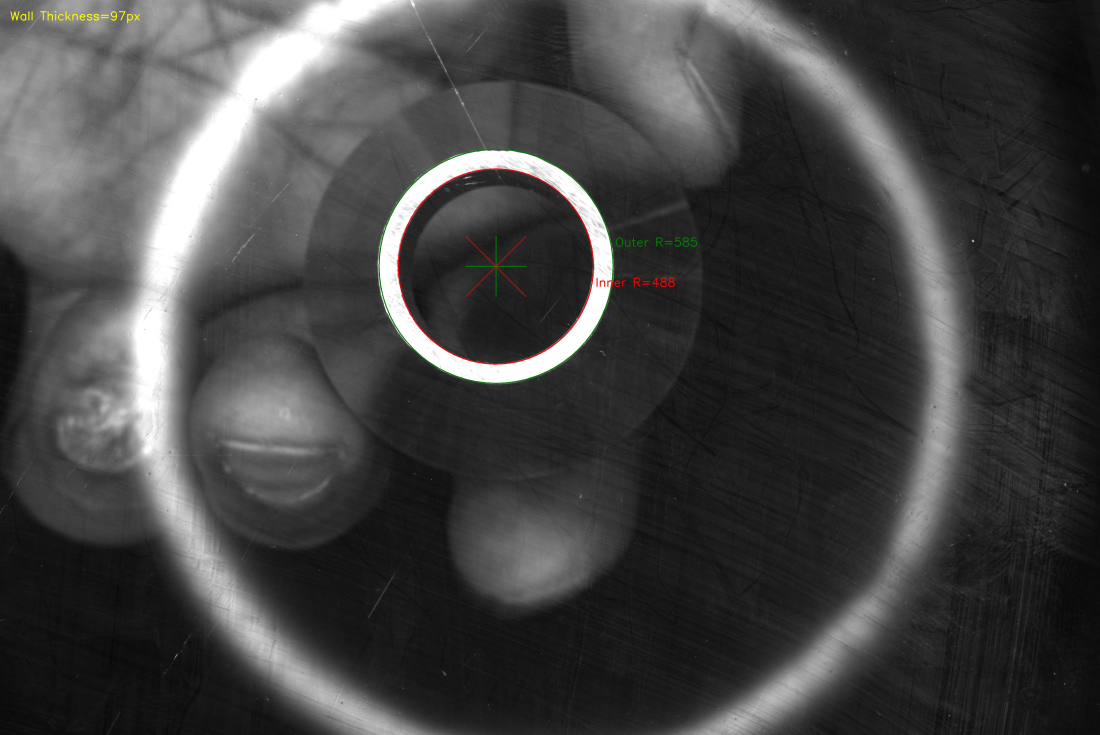
#> input picture result_pipe_detection.jpg, 5496 x 3672 px (shown at 1/5 size); its folder holds only this picture in this run
$ python main.py --input result_pipe_detection.jpg
#> lines starting #> are read from the running program, lines starting #| are printed output that depends on the picture; after the words box and inside, x2 and y2 are one past the last pixel; in counts of white or black regions, pixels touching at a corner belong together; long printed decimals are rounded
import argparse
import csv
import sys
from pathlib import Path

import cv2
import matplotlib.pyplot as plt
import numpy as np
from scipy.signal import find_peaks

# =============================================================================
# 1. 基础算法与工具函数
# =============================================================================

def fit_circle_from_3points(points):
    """
    根据三个点拟合一个圆。

    Args:
        points: 包含3个点的列表或数组，每个点为 (y, x) 格式。

    Returns:
        tuple: (xc, yc, r) 圆心坐标和半径。如果三点共线无法拟合，返回 None。
    """
    if len(points) != 3:
        return None

    # 提取坐标 (y, x)
    y1, x1 = points[0]
    y2, x2 = points[1]
    y3, x3 = points[2]

    # 检查是否共线
    area = abs((x2 - x1) * (y3 - y1) - (x3 - x1) * (y2 - y1))
    if area < 1e-6:
        return None

    # 计算圆心
    A = x2 - x1
    B = y2 - y1
    C = x3 - x1
    D = y3 - y1
    E = A * (x1 + x2) + B * (y1 + y2)
    F = C * (x1 + x3) + D * (y1 + y3)
    G = 2 * (A * (y3 - y2) - B * (x3 - x2))

    if abs(G) < 1e-6:
        return None

    xc = (D * E - B * F) / G
    yc = (A * F - C * E) / G
    r = np.sqrt((x1 - xc)**2 + (y1 - yc)**2)

    return xc, yc, r


def fit_circle_least_squares(points):
    """
    使用最小二乘法拟合圆。

    Args:
        points: Nx2 的数组，点坐标为 (y, x)。

    Returns:
        tuple: (xc, yc, r) 圆心坐标和半径。拟合失败返回 None。
    """
    y = points[:, 0]
    x = points[:, 1]

    # 构造线性方程组 Ax = b
    A = np.column_stack([x, y, np.ones_like(x)])
    b = x**2 + y**2

    try:
        params, _, _, _ = np.linalg.lstsq(A, b, rcond=None)
        xc = params[0] / 2
        yc = params[1] / 2
        r = np.sqrt(params[2] + xc**2 + yc**2)
        return xc, yc, r
    except Exception:
        return None


def ransac_circle_fit(points, max_iterations=1000, threshold=3.0, min_inliers_ratio=0.6):
    """
    使用 RANSAC (随机抽样一致) 算法拟合圆，以剔除离群点干扰。

    Args:
        points: Nx2 array, 输入点集 (y, x)。
        max_iterations: RANSAC 最大迭代次数。
        threshold: 内点判定的距离阈值（像素）。
        min_inliers_ratio: 判定模型有效的最小内点比例。

    Returns:
        tuple: (x_center, y_center, radius, inliers_mask)。
               如果未找到合适模型，返回 None。
    """
    if len(points) < 3:
        return None

    best_circle = None
    best_inliers = None
    best_inlier_count = 0
    best_iteration = None

    n_points = len(points)
    min_inliers = int(n_points * min_inliers_ratio)

    for iteration in range(max_iterations):
        # 1. 随机选择3个点
        idx = np.random.choice(n_points, 3, replace=False)
        sample_points = points[idx]

        # 2. 用3个点拟合圆
        circle = fit_circle_from_3points(sample_points)
        if circle is None:
            continue

        xc, yc, r = circle

        # 3. 计算所有点到圆的距离
        distances = np.abs(np.sqrt((points[:, 1] - xc)**2 + (points[:, 0] - yc)**2) - r)

        # 4. 统计内点
        inliers_mask = distances < threshold
        inlier_count = np.sum(inliers_mask)

        # 5. 更新最佳模型
        if inlier_count > best_inlier_count:
            # 使用所有内点重新进行最小二乘拟合，提高精度
            inlier_points = points[inliers_mask]
            refined_circle = fit_circle_least_squares(inlier_points)

            if refined_circle is not None:
                best_circle = refined_circle
                best_inliers = inliers_mask
                best_inlier_count = inlier_count
                best_iteration = iteration

        # 早停策略：如果找到足够好的模型（覆盖80%以上的点）
        if best_inlier_count > n_points * 0.8:
            break

    if best_circle is None or best_inlier_count < min_inliers:
        if best_iteration is not None:
            print(f"RANSAC 未能满足最小内点比例，最佳尝试出现在迭代 {best_iteration}，内点数={best_inlier_count}")
        return None

    if best_iteration is not None:
        print(f"RANSAC 最佳模型出现在迭代 {best_iteration}，内点数={best_inlier_count}")

    return (*best_circle, best_inliers)


# [5 lines left out: function calculate_pixel_to_mm, not called in this run]


# =============================================================================
# 2. 图像预处理与主要算法
# =============================================================================

def preprocess_image(img, save_path=None):
    """
    图像预处理流程：针对玻璃划痕与高光金属管端面进行增强。

    步骤:
    1. 百分位裁剪：压制低灰度干扰（划痕通常在低灰度）。
    2. 双边滤波：保边去噪，平滑纹理但保留边缘。

    Args:
        img: 输入的灰度图像。
        save_path: 预处理结果保存路径（可选）。

    Returns:
        denoised: 预处理后的图像。
    """
    # 1. 百分位裁剪
    low = np.percentile(img, 30)
#> low = 30
    high = np.percentile(img, 100)
#> high = 255
    clipped = np.clip(img, low, high)
    clipped = cv2.normalize(clipped, None, 0, 255, cv2.NORM_MINMAX).astype(np.uint8)
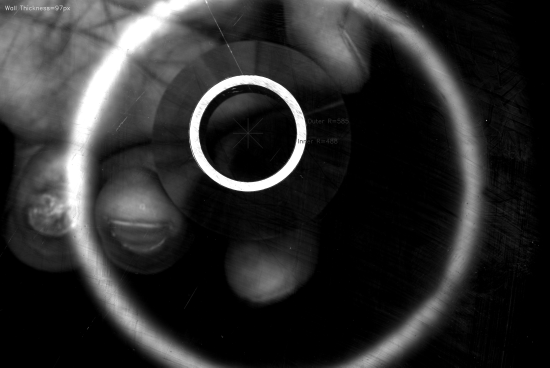
#> clipped: shape (3672, 5496) (shown at 1/10 size); min 0, max 255, mean 45.3

    # 2. 边缘保护型平滑 (双边滤波)
    denoised = cv2.bilateralFilter(clipped, 7, 50, 50)

    if save_path is not None:
        cv2.imwrite(str(save_path), denoised)

    return denoised


def detect_pipe_circles(img, visualization=True, output_dir=None, save_intermediate=False):
    """
    核心检测函数：检测金属管的内外圆。

    流程:
    1. 预处理。
    2. Canny 边缘检测与形态学连接。
    3. 霍夫变换 (Hough Transform) 进行圆心初始估计。
    4. 径向直方图分析 (Radial Histogram) 确定潜在半径峰值。
    5. RANSAC 精细拟合内外圆。

    Args:
        img: 输入图像（单通道或三通道）。
        visualization: 是否调用可视化函数（一般用于交互）。
        output_dir: 中间文件与可视化保存目录（Path 或 str）。
        save_intermediate: 是否保存中间结果（processed, edges）。

    Returns:
        tuple: (outer_circle, inner_circle, wall_thickness, extras)
        extras 包含调试信息: processed, edges, edge_points, hough_circles, candidate_circles
    """
    if output_dir is not None:
        outdir = Path(output_dir)
        outdir.mkdir(parents=True, exist_ok=True)
    else:
        outdir = None

    # --- 1. 预处理 ---
    processed = preprocess_image(img, save_path=(outdir / "processed.png") if (outdir and save_intermediate) else None)

    # --- 2. 边缘检测 ---
    # 自适应阈值：让图像里最亮的那 10% 像素作为“强边缘”的候选
    high_thresh = np.percentile(processed, 100)
#> high_thresh = 255
    low_thresh = high_thresh * 0.3
#> low_thresh = 76.5
    edges = cv2.Canny(processed, low_thresh, high_thresh)
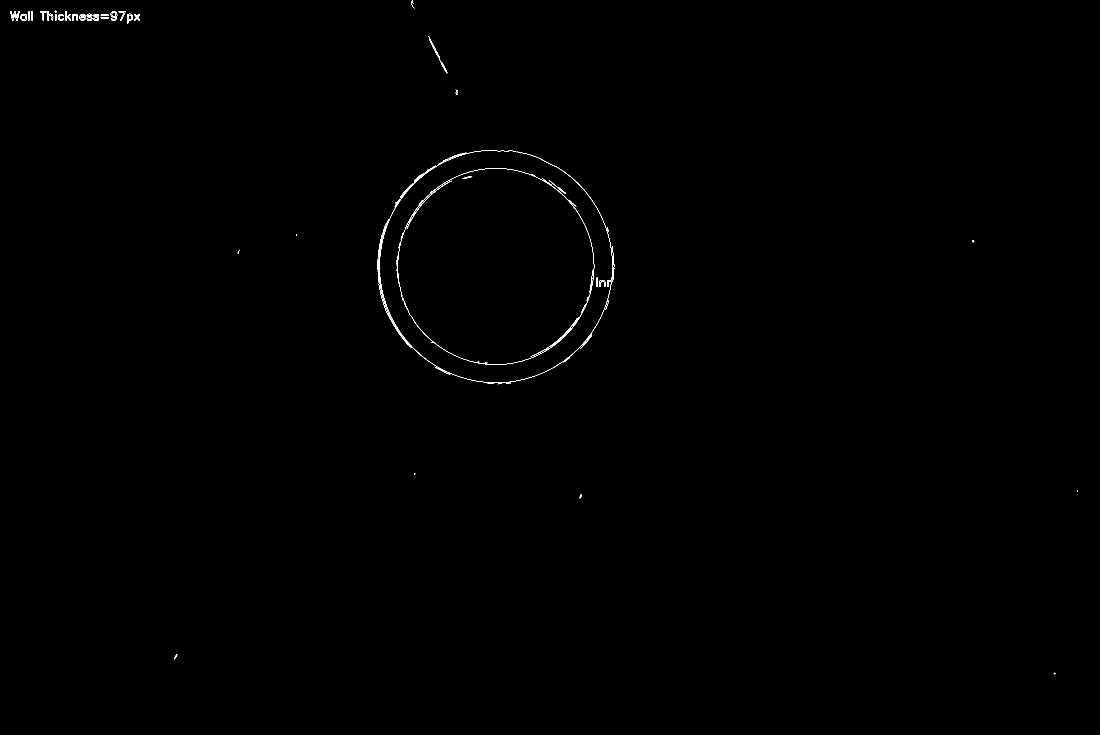
#> edges: shape (3672, 5496) (shown at 1/5 size); 0.08% white in thin lines or dots, all inside (x1, y1, x2, y2) = (52, 1, 5390, 3371)

    # 连接断裂的边缘
    kernel_line = cv2.getStructuringElement(cv2.MORPH_ELLIPSE, (3, 3))
    edges = cv2.morphologyEx(edges, cv2.MORPH_CLOSE, kernel_line)

    # 去除小的连通域（噪点）
    num_labels, labels, stats, _ = cv2.connectedComponentsWithStats(edges, connectivity=8)
#> labels: shape (3672, 5496) int32; 71 distinct labels, from 0 to 70
#> num_labels = 71; stats = 71 rows, first 6: [0, 0, 5496, 3672, 20162822], [2059, 1, 9, 16, 27], [2055, 6, 17, 36, 53], [200, 55, 33, 48, 154], [274, 54, 9, 9, 32], [553, 55, 33, 48, 177]
    min_size = 50  # 最小连通域大小
    cleaned_edges = np.zeros_like(edges)
    for i in range(1, num_labels):
        if stats[i, cv2.CC_STAT_AREA] >= min_size:
            cleaned_edges[labels == i] = 255
#> cleaned_edges: shape (3672, 5496); 0.09% white in thin lines or dots, all inside (x1, y1, x2, y2) = (52, 6, 3071, 3296)
    edges = cleaned_edges

    if outdir is not None and save_intermediate:
        cv2.imwrite(str(outdir / "edges.png"), edges)

    # 获取所有边缘点坐标
    edge_points = np.column_stack(np.where(edges > 0))
#> edge_points = 18046 pairs, first value 6 to 3295, second value 52 to 3070

    if len(edge_points) < 100:
        print("边缘点太少，无法检测")
        extras = {
            'processed': processed,
            'edges': edges,
            'edge_points': edge_points,
            'hough_circles': [],
            'candidate_circles': None
        }
        return None, None, None, extras

    print(f"检测到 {len(edge_points)} 个边缘点")
#| 检测到 18046 个边缘点

    # --- 3. 估计圆心 (使用霍夫变换作为初始猜测) ---
    circles_hough = cv2.HoughCircles(
        edges,
        cv2.HOUGH_GRADIENT,
        dp=1,
        minDist=50,
        param1=100,
        param2=30,
        minRadius=int(min(img.shape[:2]) * 0.1),
        maxRadius=int(min(img.shape[:2]) * 0.8)
    )
#> circles_hough = 127 rows, first 8: [2480.5, 1330.5, 581.2], [2430.5, 1337.5, 538.2], [2448.5, 1287.5, 534.8], [2528.5, 1344.5, 540.2], [2461.5, 1379.5, 539.6], [2583.5, 1368.5, 690.6], [2505.5, 1279.5, 638.4], [2579.5, 1302.5, 684.1]

    center_x, center_y = 0, 0
    hough_circles = []

    if circles_hough is None:
        print("霍夫变换未找到任何圆，尝试使用边缘重心作为中心估计")
        center_y, center_x = np.mean(edge_points, axis=0)
    else:
        circles = circles_hough[0, :]
#> circles has the same summary as circles_hough
        k = min(len(circles), 1)
#> k = 1
        center_x = np.median(circles[:k, 0])
#> center_x = 2480.5
        center_y = np.median(circles[:k, 1])
#> center_y = 1330.5
        print(f"估计圆心: ({center_x:.1f}, {center_y:.1f})")
#| 估计圆心: (2480.5, 1330.5)

        # 记录霍夫检测结果用于可视化
        for c in circles_hough[0][:1]:
            hough_circles.append((float(c[0]), float(c[1]), float(c[2])))
#> this loop made 1 pass
#> after the loop, hough_circles = [(2480.5, 1330.5, 581.2)]

    # --- 4. 径向直方图分析 ---
    # 计算所有边缘点到估计圆心的距离
    distances = np.sqrt((edge_points[:, 1] - center_x)**2 + (edge_points[:, 0] - center_y)**2)
#> distances = 18046 values, max 2742.2 at index 146, min 460.8 at index 5793, mean 916

    max_dist = np.max(distances)
#> max_dist = 2742.2
    hist, bin_edges = np.histogram(distances, bins=int(max_dist))
#> hist = 2742 values, max 1500 at index 145, min 0 at index 12, mean 6.58; bin_edges = 2743 values from 460.8 to 2742.2
    bin_centers = (bin_edges[:-1] + bin_edges[1:]) / 2
#> bin_centers = 2742 values from 461.2 to 2741.7

    # 寻找直方图峰值（对应圆的半径）
    peaks, _ = find_peaks(hist, height=np.max(hist)*0.2, distance=10)
#> peaks = [34, 145]

    # 保存径向直方图
    try:
        hist_path = (outdir / 'radius_hist.png') if outdir is not None else Path('radius_hist.png')
        plt.figure()
        plt.plot(bin_centers, hist, color='C0')
        if len(peaks) > 0:
            plt.scatter(bin_centers[peaks], hist[peaks], color='C1')
        plt.xlabel('Radius (px)')
        plt.ylabel('Counts')
        plt.title('Radial histogram')
        plt.savefig(str(hist_path), dpi=200, bbox_inches='tight')
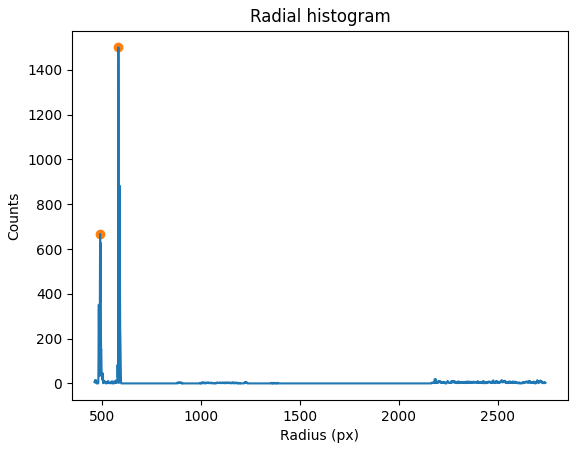
#> figure drawn by matplotlib, 1 panel; curve peaks at x = 581.8, y = 1500
        plt.close()
    except Exception:
        print('Warning: 无法保存径向直方图')

    # 保存峰值数据
    if outdir is not None:
        try:
            peaks_path = outdir / 'radius_peaks.csv'
            peak_r = bin_centers[peaks] if len(peaks) > 0 else np.array([])
            peak_v = hist[peaks] if len(peaks) > 0 else np.array([])
            data = np.column_stack((peak_r, peak_v)) if peak_r.size else np.empty((0, 2))
            np.savetxt(str(peaks_path), data, delimiter=',', header='radius,counts', comments='')
        except Exception:
            print('Warning: 无法保存径向峰值 CSV')

    # --- 5. 候选圆筛选与 RANSAC 拟合 ---
    outer_circle = None
    inner_circle = None
    candidate_circles = []

    if len(peaks) >= 2:
        print(f"检测到 {len(peaks)} 个潜在半径峰值: {bin_centers[peaks]}")
#| 检测到 2 个潜在半径峰值: [489.485 581.838]

        for peak_idx in peaks:
            radius_guess = bin_centers[peak_idx]
            # 提取该半径附近的边缘点
            mask = np.abs(distances - radius_guess) < 30
            peak_points = edge_points[mask]

            if len(peak_points) < 50:
                continue

            # 对这些点进行 RANSAC 拟合
            result = ransac_circle_fit(
                peak_points,
                max_iterations=2000,
                threshold=3.0,
                min_inliers_ratio=0.3
            )

            if result is not None:
                xc, yc, r, inliers = result
                dist_to_center = np.sqrt((xc - center_x)**2 + (yc - center_y)**2)
                # 过滤掉圆心偏差过大的结果
                if dist_to_center < 30:
                    score = np.sum(inliers)
                    candidate_circles.append({
                        'params': (xc, yc, r),
                        'score': score
                    })
#> this loop made 2 passes
#> (peak_idx, radius_guess, n_points in ransac_circle_fit, min_inliers in ransac_circle_fit) on pass 1: (34, 489.5, 5924, 1777)
#> (printed output is left out)

        # 按得分（内点数）排序
        candidate_circles.sort(key=lambda x: x['score'], reverse=True)

        if len(candidate_circles) >= 2:
            # 筛选半径差异明显的两个圆（避免重复检测同一个圆）
            final_circles = [candidate_circles[0]]
            for cand in candidate_circles[1:]:
                r1 = final_circles[0]['params'][2]
                r2 = cand['params'][2]
                if abs(r1 - r2) > 15:
                    final_circles.append(cand)
                    if len(final_circles) == 2:
                        break
#> this loop made 1 pass
#> cand on pass 1: {'params': (2477.8, 1331.6, 490.5), 'score': 3973}

            # 确定内外圆
            if len(final_circles) == 2:
                c1 = final_circles[0]['params']
                c2 = final_circles[1]['params']

                if c1[2] > c2[2]:
                    outer_circle = (int(c1[0]), int(c1[1]), int(c1[2]))
                    inner_circle = (int(c2[0]), int(c2[1]), int(c2[2]))
                else:
                    outer_circle = (int(c2[0]), int(c2[1]), int(c2[2]))
                    inner_circle = (int(c1[0]), int(c1[1]), int(c1[2]))
                print(f"最终结果 - 外圆半径: {outer_circle[2]}, 内圆半径: {inner_circle[2]}")
#| 最终结果 - 外圆半径: 585, 内圆半径: 490
    else:
        print("未检测到足够的圆边缘峰值")

    # 可视化
    if visualization:
        vis_save = outdir / "visualization.png" if outdir is not None else None
        visualize_results(img, edges, outer_circle, inner_circle, edge_points, hough_circles=hough_circles, save_path=vis_save, show=True)

    # 计算管壁厚度
    wall_thickness = None
    if outer_circle is not None and inner_circle is not None:
        wall_thickness = outer_circle[2] - inner_circle[2]

    extras = {
        'processed': processed,
        'edges': edges,
        'edge_points': edge_points,
        'hough_circles': hough_circles,
        'candidate_circles': candidate_circles
    }

    return outer_circle, inner_circle, wall_thickness, extras


# =============================================================================
# 3. 可视化与结果输出
# =============================================================================

# [73 lines left out: function visualize_results, not called in this run]


# =============================================================================
# 4. 单图与批量处理
# =============================================================================

def process_single_image(img_path, output_dir=None, show_visualization=False):
    """
    处理单张图像的任务流程。

    Args:
        img_path: 图像文件路径。
        output_dir: 输出目录（可选）。
        show_visualization: 是否显示可视化窗口。

    Returns:
        tuple: (outer_circle, inner_circle, thickness) 或 None（如果失败）。
    """
    img_path = Path(img_path)
    if not img_path.exists():
        print(f"错误: 图像文件不存在: {img_path}")
        return None

    img = cv2.imread(str(img_path), cv2.IMREAD_GRAYSCALE)
    if img is None:
        print(f"错误: 无法读取图像: {img_path}")
        return None

    if output_dir is not None:
        outdir = Path(output_dir)
        outdir.mkdir(parents=True, exist_ok=True)
    else:
        outdir = None

    # 执行检测
    outer, inner, thickness, extras = detect_pipe_circles(
        img,
        visualization=show_visualization,
        output_dir=outdir,
        save_intermediate=(outdir is not None)
    )

    # 打印结果
    print("\n" + "="*50)
    print("检测结果")
    print("="*50)

    if outer is not None:
        print(f"外圆: 中心({outer[0]}, {outer[1]}), 半径={outer[2]} pixels")
#| 外圆: 中心(2475, 1330), 半径=585 pixels
        print(f"      外径={outer[2] * 2} pixels")
#|       外径=1170 pixels
    else:
        print("未检测到外圆")

    if inner is not None:
        print(f"内圆: 中心({inner[0]}, {inner[1]}), 半径={inner[2]} pixels")
#| 内圆: 中心(2477, 1331), 半径=490 pixels
        print(f"      内径={inner[2] * 2} pixels")
#|       内径=980 pixels
    else:
        print("未检测到内圆")

    print(f"\n管壁厚度: {thickness} pixels")
#| 管壁厚度: 95 pixels
    print("="*50)

    # 保存结果图像（如果处于展示模式则不保存）
    if outer is not None or inner is not None:
        result_img = cv2.cvtColor(img, cv2.COLOR_GRAY2BGR)
        if outer is not None:
            cv2.circle(result_img, (outer[0], outer[1]), outer[2], (0, 128, 0), 4)
            cv2.drawMarker(result_img, (outer[0], outer[1]), (0, 128, 0),
                          markerType=cv2.MARKER_CROSS, markerSize=300, thickness=4)
            cv2.putText(result_img, f"Outer R={outer[2]}",
                       (outer[0]+outer[2]+10, outer[1]-100),
                       cv2.FONT_HERSHEY_SIMPLEX, 2, (0, 128, 0), 3)
        if inner is not None:
            cv2.circle(result_img, (inner[0], inner[1]), inner[2], (0, 0, 255), 4)
            cv2.drawMarker(result_img, (inner[0], inner[1]), (0, 0, 255),
                          cv2.MARKER_TILTED_CROSS, 300, 4)
            cv2.putText(result_img, f"Inner R={inner[2]}",
                       (inner[0]+inner[2]+10, inner[1]+100),
                       cv2.FONT_HERSHEY_SIMPLEX, 2, (0, 0, 255), 3)
        if thickness is not None:
            cv2.putText(result_img, f"Wall Thickness={thickness}px",
                       (50, 100), cv2.FONT_HERSHEY_SIMPLEX, 2, (0, 255, 255), 3)

        if not show_visualization:
            if outdir is not None:
                save_path = outdir / "result.jpg"
            else:
                save_path = Path("result.jpg")
            cv2.imwrite(str(save_path), result_img)
            print(f"\n结果已保存到: {save_path}")
            print("*" * 70)

    return outer, inner, thickness


# [65 lines left out: function process_folder, not called in this run]


# =============================================================================
# 5. 主程序
# =============================================================================

def main():
    """主函数：解析命令行参数并执行相应操作"""
    parser = argparse.ArgumentParser(
        description='金属管道内外圆检测与壁厚测量工具',
        formatter_class=argparse.RawDescriptionHelpFormatter,
        epilog="""
示例用法:
  # 处理单张图像（显示可视化窗口）
  python main.py -i 20pipe/2019_10_23_13_39_07.jpg --show

  # 处理单张图像并保存到指定目录
  python main.py -i 20pipe/2019_10_23_13_39_07.jpg -o output_2019_10_23_13_39_07/

  # 批量处理文件夹（不显示窗口）
  python main.py -i 20pipe/ -o output/ --batch
        """
    )

    parser.add_argument('-i', '--input', required=True,
                       help='输入图像文件路径或文件夹路径')
    parser.add_argument('-o', '--output', default=None,
                       help='输出目录（可选，默认保存到当前目录）')
    parser.add_argument('--batch', action='store_true',
                       help='批量处理模式（处理文件夹中所有图像）')
    parser.add_argument('--show', action='store_true',
                       help='显示可视化窗口（仅在单图模式下有效）')

    args = parser.parse_args()

    input_path = Path(args.input)

    # 验证输入路径
    if not input_path.exists():
        print(f"错误: 输入路径不存在: {input_path}")
        sys.exit(1)

    # 判断处理模式
    if args.batch or input_path.is_dir():
        # 批量处理模式
        if not input_path.is_dir():
            print(f"错误: 批量模式需要输入文件夹路径")
            sys.exit(1)

        output_root = Path(args.output) if args.output else Path('output')
        print(f"批量处理模式")
        print(f"输入目录: {input_path}")
        print(f"输出目录: {output_root}")
        print("-" * 50)

        process_folder(input_path, output_root)
    else:
        # 单图处理模式
        if not input_path.is_file():
            print(f"错误: 输入路径不是有效的图像文件")
            sys.exit(1)

        print(f"单图处理模式")
        print(f"输入图像: {input_path}")
        if args.output:
            print(f"输出目录: {args.output}")
        print("-" * 50)

        process_single_image(input_path, args.output, show_visualization=args.show)


if __name__ == "__main__":
    main()
